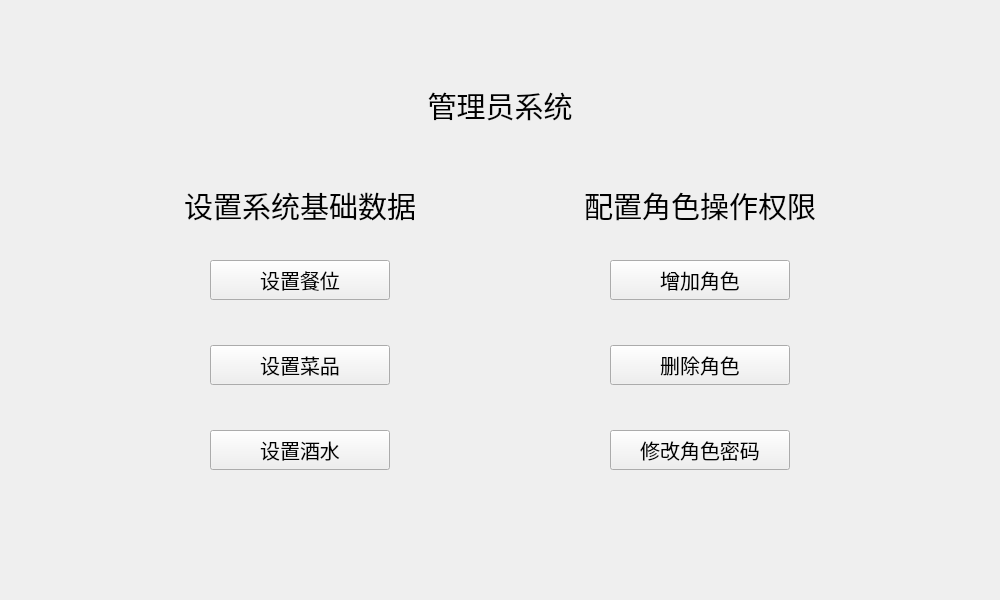
<?xml version="1.0" encoding="UTF-8"?>
<ui version="4.0">
 <class>adminpage</class>
 <widget class="QWidget" name="adminpage">
  <property name="geometry">
   <rect>
    <x>0</x>
    <y>0</y>
    <width>1000</width>
    <height>600</height>
   </rect>
  </property>
  <property name="windowTitle">
   <string>Form</string>
  </property>
  <widget class="QLabel" name="bar">
   <property name="geometry">
    <rect>
     <x>300</x>
     <y>80</y>
     <width>400</width>
     <height>50</height>
    </rect>
   </property>
   <property name="font">
    <font>
     <family>仿宋</family>
     <pointsize>22</pointsize>
    </font>
   </property>
   <property name="text">
    <string>管理员系统</string>
   </property>
   <property name="textFormat">
    <enum>Qt::TextFormat::AutoText</enum>
   </property>
   <property name="scaledContents">
    <bool>false</bool>
   </property>
   <property name="alignment">
    <set>Qt::AlignmentFlag::AlignCenter</set>
   </property>
   <property name="wordWrap">
    <bool>false</bool>
   </property>
  </widget>
  <widget class="QLabel" name="bar_1">
   <property name="geometry">
    <rect>
     <x>100</x>
     <y>180</y>
     <width>400</width>
     <height>50</height>
    </rect>
   </property>
   <property name="font">
    <font>
     <family>仿宋</family>
     <pointsize>22</pointsize>
    </font>
   </property>
   <property name="text">
    <string>设置系统基础数据</string>
   </property>
   <property name="textFormat">
    <enum>Qt::TextFormat::AutoText</enum>
   </property>
   <property name="scaledContents">
    <bool>false</bool>
   </property>
   <property name="alignment">
    <set>Qt::AlignmentFlag::AlignCenter</set>
   </property>
   <property name="wordWrap">
    <bool>false</bool>
   </property>
  </widget>
  <widget class="QLabel" name="bar_2">
   <property name="geometry">
    <rect>
     <x>500</x>
     <y>180</y>
     <width>400</width>
     <height>50</height>
    </rect>
   </property>
   <property name="font">
    <font>
     <family>仿宋</family>
     <pointsize>22</pointsize>
    </font>
   </property>
   <property name="text">
    <string>配置角色操作权限</string>
   </property>
   <property name="textFormat">
    <enum>Qt::TextFormat::AutoText</enum>
   </property>
   <property name="scaledContents">
    <bool>false</bool>
   </property>
   <property name="alignment">
    <set>Qt::AlignmentFlag::AlignCenter</set>
   </property>
   <property name="wordWrap">
    <bool>false</bool>
   </property>
  </widget>
  <widget class="QPushButton" name="setTable">
   <property name="geometry">
    <rect>
     <x>210</x>
     <y>260</y>
     <width>180</width>
     <height>40</height>
    </rect>
   </property>
   <property name="font">
    <font>
     <family>黑体</family>
     <pointsize>15</pointsize>
    </font>
   </property>
   <property name="text">
    <string>设置餐位</string>
   </property>
  </widget>
  <widget class="QPushButton" name="addUser">
   <property name="geometry">
    <rect>
     <x>610</x>
     <y>260</y>
     <width>180</width>
     <height>40</height>
    </rect>
   </property>
   <property name="font">
    <font>
     <family>黑体</family>
     <pointsize>15</pointsize>
    </font>
   </property>
   <property name="text">
    <string>增加角色</string>
   </property>
  </widget>
  <widget class="QPushButton" name="setDish">
   <property name="geometry">
    <rect>
     <x>210</x>
     <y>345</y>
     <width>180</width>
     <height>40</height>
    </rect>
   </property>
   <property name="font">
    <font>
     <family>黑体</family>
     <pointsize>15</pointsize>
    </font>
   </property>
   <property name="text">
    <string>设置菜品</string>
   </property>
  </widget>
  <widget class="QPushButton" name="setDrink">
   <property name="geometry">
    <rect>
     <x>210</x>
     <y>430</y>
     <width>180</width>
     <height>40</height>
    </rect>
   </property>
   <property name="font">
    <font>
     <family>黑体</family>
     <pointsize>15</pointsize>
    </font>
   </property>
   <property name="text">
    <string>设置酒水</string>
   </property>
  </widget>
  <widget class="QPushButton" name="deleteUser">
   <property name="geometry">
    <rect>
     <x>610</x>
     <y>345</y>
     <width>180</width>
     <height>40</height>
    </rect>
   </property>
   <property name="font">
    <font>
     <family>黑体</family>
     <pointsize>15</pointsize>
    </font>
   </property>
   <property name="text">
    <string>删除角色</string>
   </property>
  </widget>
  <widget class="QPushButton" name="password">
   <property name="geometry">
    <rect>
     <x>610</x>
     <y>430</y>
     <width>180</width>
     <height>40</height>
    </rect>
   </property>
   <property name="font">
    <font>
     <family>黑体</family>
     <pointsize>15</pointsize>
    </font>
   </property>
   <property name="text">
    <string>修改角色密码</string>
   </property>
  </widget>
 </widget>
 <resources/>
 <connections/>
</ui>
